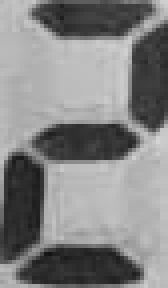
#> input picture 2.jpg, 42 x 72 px (shown 4 times larger)
$ python -i preprocess.py   (imports and definitions only)
#> lines starting #> are read from the running program, lines starting #| are printed output that depends on the picture; after the words box and inside, x2 and y2 are one past the last pixel; in counts of white or black regions, pixels touching at a corner belong together
#> further down, picture is the input picture: shape (72, 42, 3); min 18, max 212, mean 131.2
import cv2
from numpy.typing import NDArray
import numpy as np
import matplotlib.pyplot as plt


def apply_greyscale(img: NDArray) -> NDArray:
    return cv2.cvtColor(img, cv2.COLOR_BGR2GRAY)


def apply_contrast(
    img: NDArray, clip_limit: float = 2.0, tile_grid_size: tuple = (8, 8)
) -> NDArray:
#> called with clip_limit = 2, tile_grid_size = (8, 8)
    clahe = cv2.createCLAHE(clipLimit=clip_limit, tileGridSize=tile_grid_size)
    enhanced = clahe.apply(img)
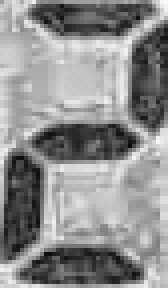
#> enhanced: shape (72, 42) (shown 4 times larger); min 11, max 251, mean 141.8
    return enhanced


def brighten_image(image):
    threshold = 90
    mask = np.where(image > threshold, 1, 0)
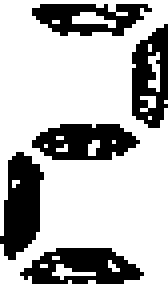
#> mask: shape (72, 42) int64 (shown 4 times larger); values 0 (black) and 1 (white), 71.7% white; 5 black regions, box (x1, y1, x2, y2) and area: (0, 38, 11, 65) 197, (5, 62, 36, 71) 184, (8, 31, 35, 40) 173, (33, 6, 42, 32) 158, (8, 1, 38, 9) 145

    # Add 20 to pixels that satisfy the mask
    brightened_image = image + (60 * mask)
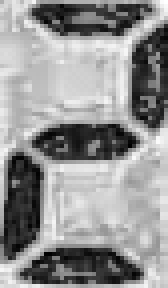
#> brightened_image: shape (72, 42) int64 (shown 4 times larger); min 11, max 311, mean 184.8; drawn with min black and max white
    brightened_image = np.clip(brightened_image, 0, 255)
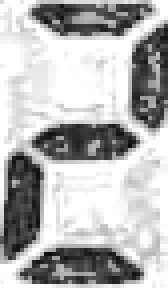
#> brightened_image: shape (72, 42) int64 (shown 4 times larger); min 11, max 255, mean 181.4
    brightened_image = brightened_image.astype(np.uint8)
    return brightened_image


def apply_threshold(image):
    _, thresholded = cv2.threshold(image, 110, 255, cv2.THRESH_BINARY)
    return thresholded


def apply_filters(img: NDArray, bright=True) -> NDArray:
    gray = apply_greyscale(img)
    enhanced = apply_contrast(gray)
    if bright:  # the brigthen image is not good
        enhanced = brighten_image(enhanced)
    image_with_filters = apply_threshold(enhanced)
    return image_with_filters

>>> import cv2
>>> picture = cv2.imread('2.jpg')
>>> result = apply_filters(picture)
